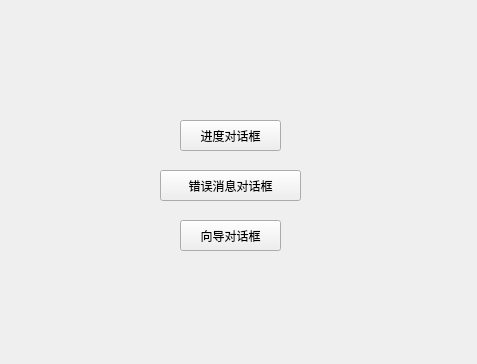
<?xml version="1.0" encoding="UTF-8"?>
<ui version="4.0">
 <class>Widget</class>
 <widget class="QWidget" name="Widget">
  <property name="geometry">
   <rect>
    <x>0</x>
    <y>0</y>
    <width>477</width>
    <height>364</height>
   </rect>
  </property>
  <property name="windowTitle">
   <string>Widget</string>
  </property>
  <property name="windowIcon">
   <iconset resource="resources.qrc">
    <normaloff>:/new/prefix1/icon.png</normaloff>:/new/prefix1/icon.png</iconset>
  </property>
  <widget class="QPushButton" name="pushButton">
   <property name="geometry">
    <rect>
     <x>180</x>
     <y>120</y>
     <width>101</width>
     <height>31</height>
    </rect>
   </property>
   <property name="text">
    <string>进度对话框</string>
   </property>
  </widget>
  <widget class="QPushButton" name="pushButton_2">
   <property name="geometry">
    <rect>
     <x>160</x>
     <y>170</y>
     <width>141</width>
     <height>31</height>
    </rect>
   </property>
   <property name="text">
    <string>错误消息对话框</string>
   </property>
  </widget>
  <widget class="QPushButton" name="pushButton_3">
   <property name="geometry">
    <rect>
     <x>180</x>
     <y>220</y>
     <width>101</width>
     <height>31</height>
    </rect>
   </property>
   <property name="text">
    <string>向导对话框</string>
   </property>
  </widget>
 </widget>
 <layoutdefault spacing="6" margin="11"/>
 <resources>
  <include location="resources.qrc"/>
 </resources>
 <connections/>
</ui>
